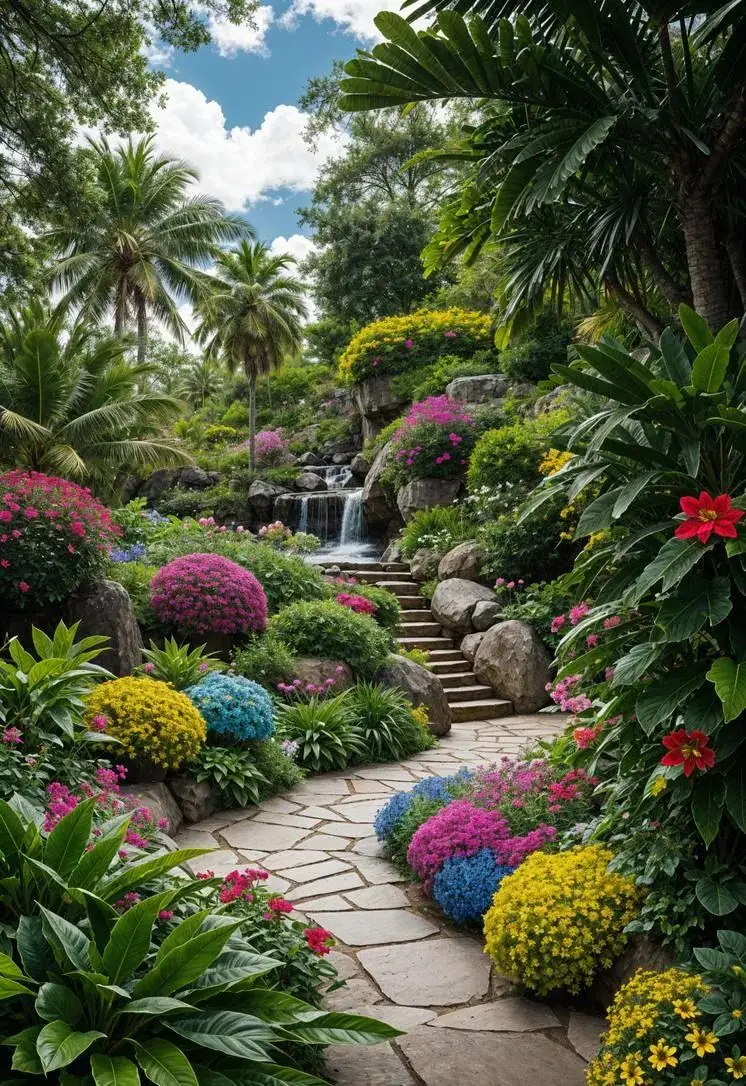
//> input picture openCV/park.png, 746 x 1086 px
$ ./02_   (built with g++ and OpenCV 4)
//> lines starting //> are read from the running program, lines starting //| are printed output that depends on the picture
#include <opencv2/opencv.hpp>

using namespace cv;

int main(int argc,char ** argv){
  Mat gray,hsv,color;
  Mat src = imread("park.png");
//> src is the input picture: 1086 rows x 746 cols, CV_8UC3; mean B, G, R 63.5, 89.1, 82.8
  cvtColor(src,hsv,COLOR_BGR2HSV);
//> hsv: 1086 rows x 746 cols, CV_8UC3; mean H, S, V 48.7, 118.4, 95.2
  cvtColor(src,gray,COLOR_BGR2GRAY);
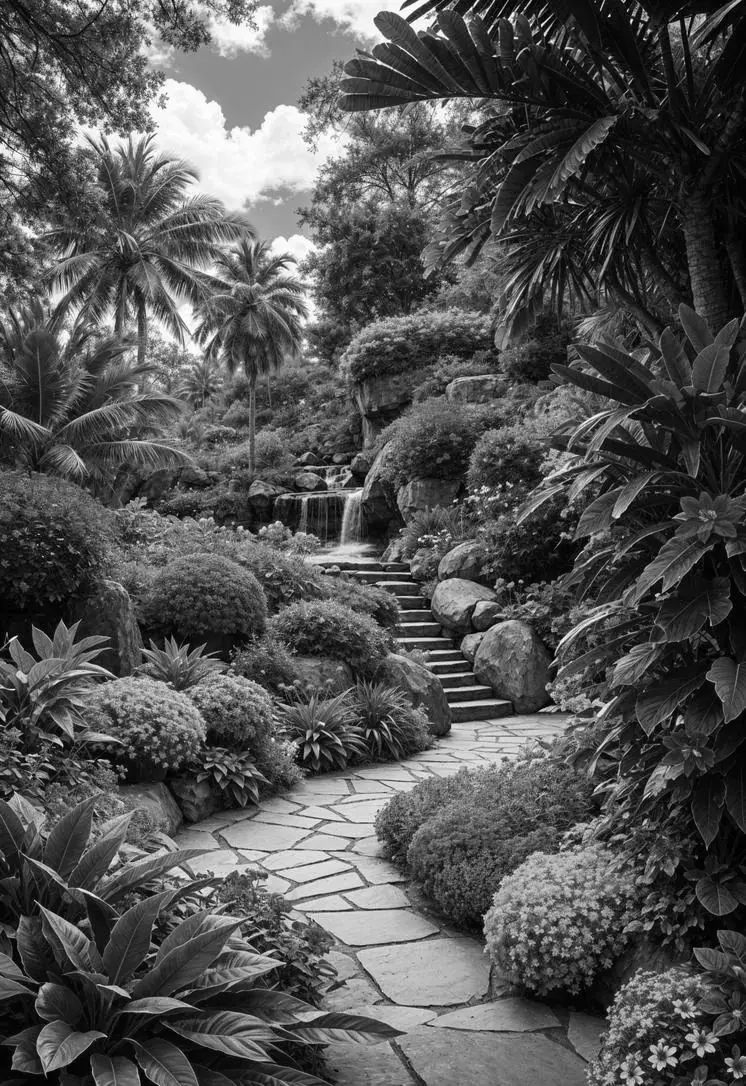
//> gray: 1086 rows x 746 cols, CV_8UC1; min 0, max 255, mean 84.3
  cvtColor(gray,color,COLOR_GRAY2BGR);
  std::cout << color.channels() << std::endl;
//| 3
  imshow("gray2bgr",color);
  waitKey(0);
  imshow("HSV",hsv);
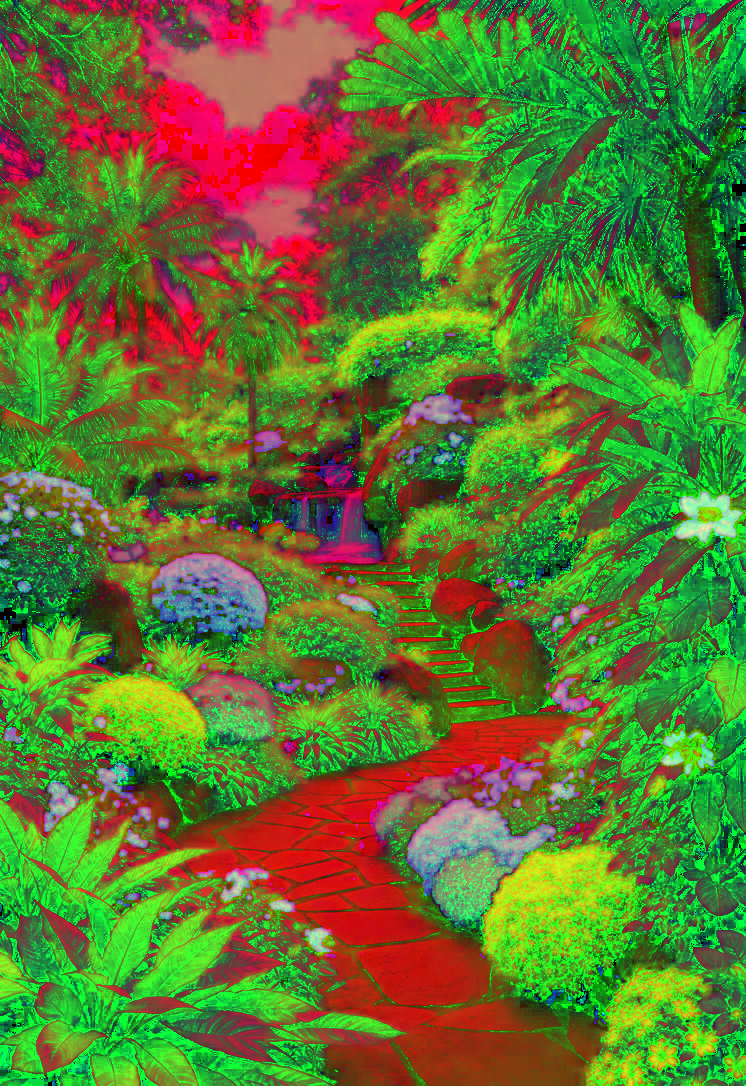
//> window 'HSV': 1086 rows x 746 cols, CV_8UC3; mean B, G, R 48.7, 118.4, 95.2
  waitKey(0);
  imwrite("/home/line/ROSlearning_LJK/openCV/park_hsv.png",hsv);
  imshow("GRAY",gray);
  waitKey(0);
  std::cout <<gray.channels()<<std::endl;
//| 1
  imwrite("/home/line/ROSlearning_LJK/openCV/park_gray.png",gray);
  Mat test = imread("park_gray.png");
//> park_gray.png cannot be read in this run, so this picture is empty
  std::cout <<test.channels()<<std::endl;
//| 1
  return 0;
}

$ run again, with openCV/garden.png copied over openCV/park.png
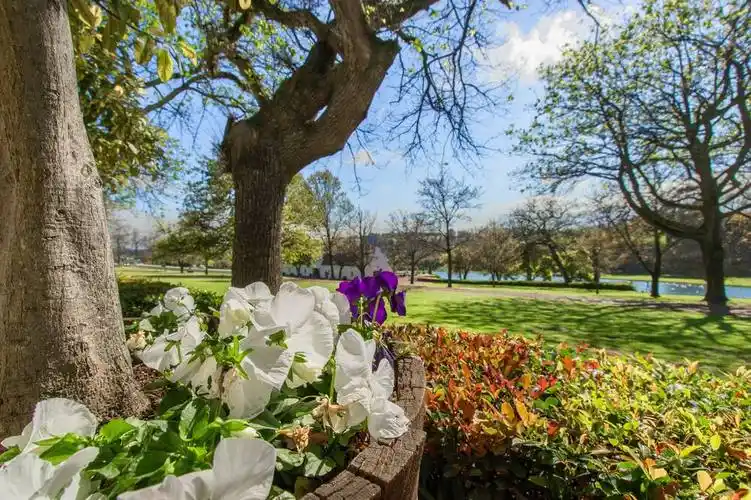
//> input picture openCV/garden.png, 751 x 500 px
//> src is the input picture: 500 rows x 751 cols, CV_8UC3; mean B, G, R 98.2, 121.5, 118.7
//> hsv: 500 rows x 751 cols, CV_8UC3; mean H, S, V 46.7, 105, 133.2
//> `cvtColor(src,gray,COLOR_BGR2GRAY);`:
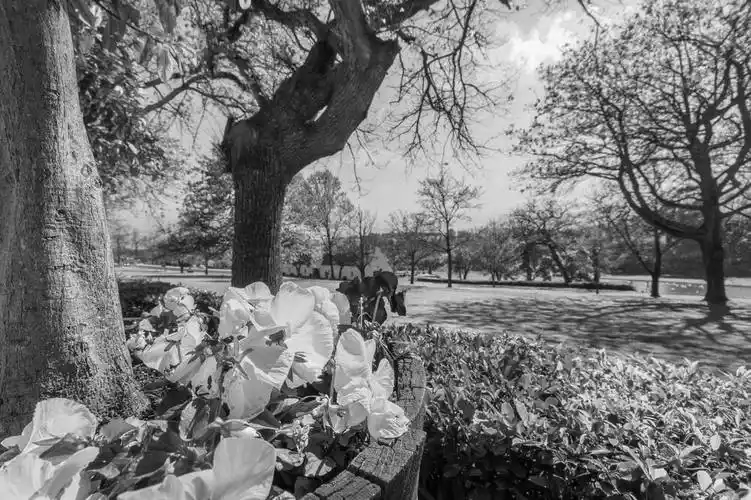
//> gray: 500 rows x 751 cols, CV_8UC1; min 0, max 255, mean 118
//| 3
//> `imshow("HSV",hsv);`:
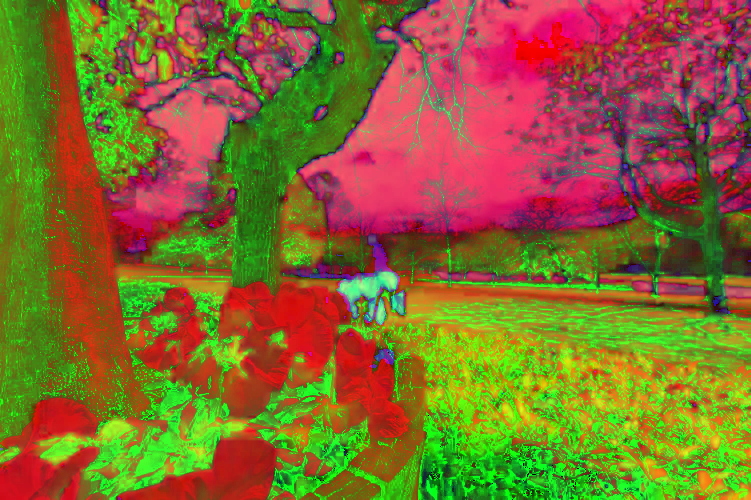
//> window 'HSV': 500 rows x 751 cols, CV_8UC3; mean B, G, R 46.7, 105, 133.2
//| 1
//| 1
